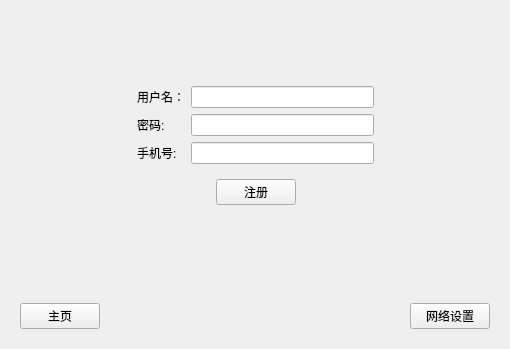
<?xml version="1.0" encoding="UTF-8"?>
<ui version="4.0">
 <class>Login</class>
 <widget class="QDialog" name="Login">
  <property name="geometry">
   <rect>
    <x>0</x>
    <y>0</y>
    <width>510</width>
    <height>349</height>
   </rect>
  </property>
  <property name="windowTitle">
   <string>Dialog</string>
  </property>
  <layout class="QVBoxLayout" name="verticalLayout_2">
   <item>
    <widget class="QStackedWidget" name="stackedWidget">
     <property name="currentIndex">
      <number>1</number>
     </property>
     <widget class="QWidget" name="page">
      <layout class="QVBoxLayout" name="verticalLayout">
       <item>
        <spacer name="verticalSpacer_2">
         <property name="orientation">
          <enum>Qt::Vertical</enum>
         </property>
         <property name="sizeHint" stdset="0">
          <size>
           <width>20</width>
           <height>40</height>
          </size>
         </property>
        </spacer>
       </item>
       <item>
        <widget class="QWidget" name="widget_3" native="true">
         <layout class="QHBoxLayout" name="horizontalLayout_2">
          <item>
           <spacer name="horizontalSpacer_3">
            <property name="orientation">
             <enum>Qt::Horizontal</enum>
            </property>
            <property name="sizeHint" stdset="0">
             <size>
              <width>78</width>
              <height>20</height>
             </size>
            </property>
           </spacer>
          </item>
          <item>
           <widget class="QWidget" name="widget" native="true">
            <layout class="QGridLayout" name="gridLayout">
             <item row="2" column="0">
              <widget class="QCheckBox" name="savePwd">
               <property name="text">
                <string>保存密码</string>
               </property>
              </widget>
             </item>
             <item row="1" column="0">
              <widget class="QLabel" name="label_2">
               <property name="text">
                <string>密码:</string>
               </property>
              </widget>
             </item>
             <item row="1" column="1">
              <widget class="QLineEdit" name="passaword"/>
             </item>
             <item row="0" column="1">
              <widget class="QLineEdit" name="userName"/>
             </item>
             <item row="3" column="0" colspan="2">
              <widget class="QWidget" name="widget_2" native="true">
               <layout class="QHBoxLayout" name="horizontalLayout">
                <item>
                 <spacer name="horizontalSpacer">
                  <property name="orientation">
                   <enum>Qt::Horizontal</enum>
                  </property>
                  <property name="sizeHint" stdset="0">
                   <size>
                    <width>68</width>
                    <height>20</height>
                   </size>
                  </property>
                 </spacer>
                </item>
                <item>
                 <widget class="QPushButton" name="loginBtn">
                  <property name="text">
                   <string>登录</string>
                  </property>
                 </widget>
                </item>
                <item>
                 <spacer name="horizontalSpacer_2">
                  <property name="orientation">
                   <enum>Qt::Horizontal</enum>
                  </property>
                  <property name="sizeHint" stdset="0">
                   <size>
                    <width>67</width>
                    <height>20</height>
                   </size>
                  </property>
                 </spacer>
                </item>
               </layout>
              </widget>
             </item>
             <item row="2" column="1">
              <widget class="QPushButton" name="regUser">
               <property name="text">
                <string>马上注册</string>
               </property>
              </widget>
             </item>
             <item row="0" column="0">
              <widget class="QLabel" name="label">
               <property name="text">
                <string>用户名：</string>
               </property>
              </widget>
             </item>
            </layout>
           </widget>
          </item>
          <item>
           <spacer name="horizontalSpacer_4">
            <property name="orientation">
             <enum>Qt::Horizontal</enum>
            </property>
            <property name="sizeHint" stdset="0">
             <size>
              <width>40</width>
              <height>20</height>
             </size>
            </property>
           </spacer>
          </item>
         </layout>
        </widget>
       </item>
       <item>
        <spacer name="verticalSpacer">
         <property name="orientation">
          <enum>Qt::Vertical</enum>
         </property>
         <property name="sizeHint" stdset="0">
          <size>
           <width>20</width>
           <height>38</height>
          </size>
         </property>
        </spacer>
       </item>
      </layout>
     </widget>
     <widget class="QWidget" name="page_2">
      <layout class="QVBoxLayout" name="verticalLayout_3">
       <item>
        <spacer name="verticalSpacer_3">
         <property name="orientation">
          <enum>Qt::Vertical</enum>
         </property>
         <property name="sizeHint" stdset="0">
          <size>
           <width>20</width>
           <height>40</height>
          </size>
         </property>
        </spacer>
       </item>
       <item>
        <widget class="QWidget" name="widget_5" native="true">
         <layout class="QHBoxLayout" name="horizontalLayout_4">
          <item>
           <spacer name="horizontalSpacer_6">
            <property name="orientation">
             <enum>Qt::Horizontal</enum>
            </property>
            <property name="sizeHint" stdset="0">
             <size>
              <width>76</width>
              <height>20</height>
             </size>
            </property>
           </spacer>
          </item>
          <item>
           <widget class="QWidget" name="widget_6" native="true">
            <layout class="QGridLayout" name="gridLayout_2">
             <item row="0" column="1">
              <widget class="QLineEdit" name="regUserName"/>
             </item>
             <item row="2" column="0">
              <widget class="QLabel" name="label_7">
               <property name="text">
                <string>手机号:</string>
               </property>
              </widget>
             </item>
             <item row="1" column="0">
              <widget class="QLabel" name="label_3">
               <property name="text">
                <string>密码:</string>
               </property>
              </widget>
             </item>
             <item row="0" column="0">
              <widget class="QLabel" name="label_4">
               <property name="text">
                <string>用户名：</string>
               </property>
              </widget>
             </item>
             <item row="1" column="1">
              <widget class="QLineEdit" name="regPassword"/>
             </item>
             <item row="3" column="0" colspan="2">
              <widget class="QWidget" name="widget_7" native="true">
               <layout class="QHBoxLayout" name="horizontalLayout_5">
                <item>
                 <spacer name="horizontalSpacer_7">
                  <property name="orientation">
                   <enum>Qt::Horizontal</enum>
                  </property>
                  <property name="sizeHint" stdset="0">
                   <size>
                    <width>70</width>
                    <height>20</height>
                   </size>
                  </property>
                 </spacer>
                </item>
                <item>
                 <widget class="QPushButton" name="registerBtn">
                  <property name="text">
                   <string>注册</string>
                  </property>
                 </widget>
                </item>
                <item>
                 <spacer name="horizontalSpacer_8">
                  <property name="orientation">
                   <enum>Qt::Horizontal</enum>
                  </property>
                  <property name="sizeHint" stdset="0">
                   <size>
                    <width>69</width>
                    <height>20</height>
                   </size>
                  </property>
                 </spacer>
                </item>
               </layout>
              </widget>
             </item>
             <item row="2" column="1">
              <widget class="QLineEdit" name="phone"/>
             </item>
            </layout>
           </widget>
          </item>
          <item>
           <spacer name="horizontalSpacer_9">
            <property name="orientation">
             <enum>Qt::Horizontal</enum>
            </property>
            <property name="sizeHint" stdset="0">
             <size>
              <width>40</width>
              <height>20</height>
             </size>
            </property>
           </spacer>
          </item>
         </layout>
        </widget>
       </item>
       <item>
        <spacer name="verticalSpacer_4">
         <property name="orientation">
          <enum>Qt::Vertical</enum>
         </property>
         <property name="sizeHint" stdset="0">
          <size>
           <width>20</width>
           <height>40</height>
          </size>
         </property>
        </spacer>
       </item>
      </layout>
     </widget>
     <widget class="QWidget" name="page_3">
      <layout class="QVBoxLayout" name="verticalLayout_4">
       <item>
        <spacer name="verticalSpacer_5">
         <property name="orientation">
          <enum>Qt::Vertical</enum>
         </property>
         <property name="sizeHint" stdset="0">
          <size>
           <width>20</width>
           <height>54</height>
          </size>
         </property>
        </spacer>
       </item>
       <item>
        <widget class="QWidget" name="widget_8" native="true">
         <layout class="QHBoxLayout" name="horizontalLayout_6">
          <item>
           <spacer name="horizontalSpacer_10">
            <property name="orientation">
             <enum>Qt::Horizontal</enum>
            </property>
            <property name="sizeHint" stdset="0">
             <size>
              <width>76</width>
              <height>20</height>
             </size>
            </property>
           </spacer>
          </item>
          <item>
           <widget class="QWidget" name="widget_9" native="true">
            <layout class="QGridLayout" name="gridLayout_3">
             <item row="1" column="1">
              <widget class="QLineEdit" name="port"/>
             </item>
             <item row="0" column="0">
              <widget class="QLabel" name="label_6">
               <property name="text">
                <string>IP地址：</string>
               </property>
              </widget>
             </item>
             <item row="0" column="1">
              <widget class="QLineEdit" name="ipAddr"/>
             </item>
             <item row="1" column="0">
              <widget class="QLabel" name="label_5">
               <property name="text">
                <string>端口号:</string>
               </property>
              </widget>
             </item>
             <item row="2" column="0" colspan="2">
              <widget class="QWidget" name="widget_10" native="true">
               <layout class="QHBoxLayout" name="horizontalLayout_7">
                <item>
                 <spacer name="horizontalSpacer_11">
                  <property name="orientation">
                   <enum>Qt::Horizontal</enum>
                  </property>
                  <property name="sizeHint" stdset="0">
                   <size>
                    <width>70</width>
                    <height>20</height>
                   </size>
                  </property>
                 </spacer>
                </item>
                <item>
                 <widget class="QPushButton" name="netOkBtn">
                  <property name="text">
                   <string>确定</string>
                  </property>
                 </widget>
                </item>
                <item>
                 <spacer name="horizontalSpacer_12">
                  <property name="orientation">
                   <enum>Qt::Horizontal</enum>
                  </property>
                  <property name="sizeHint" stdset="0">
                   <size>
                    <width>69</width>
                    <height>20</height>
                   </size>
                  </property>
                 </spacer>
                </item>
               </layout>
              </widget>
             </item>
            </layout>
           </widget>
          </item>
          <item>
           <spacer name="horizontalSpacer_13">
            <property name="orientation">
             <enum>Qt::Horizontal</enum>
            </property>
            <property name="sizeHint" stdset="0">
             <size>
              <width>40</width>
              <height>20</height>
             </size>
            </property>
           </spacer>
          </item>
         </layout>
        </widget>
       </item>
       <item>
        <spacer name="verticalSpacer_6">
         <property name="orientation">
          <enum>Qt::Vertical</enum>
         </property>
         <property name="sizeHint" stdset="0">
          <size>
           <width>20</width>
           <height>53</height>
          </size>
         </property>
        </spacer>
       </item>
      </layout>
     </widget>
    </widget>
   </item>
   <item>
    <widget class="QWidget" name="widget_4" native="true">
     <layout class="QHBoxLayout" name="horizontalLayout_3">
      <item>
       <widget class="QPushButton" name="homeBtn">
        <property name="text">
         <string>主页</string>
        </property>
       </widget>
      </item>
      <item>
       <spacer name="horizontalSpacer_5">
        <property name="orientation">
         <enum>Qt::Horizontal</enum>
        </property>
        <property name="sizeHint" stdset="0">
         <size>
          <width>273</width>
          <height>20</height>
         </size>
        </property>
       </spacer>
      </item>
      <item>
       <widget class="QPushButton" name="netSetBtn">
        <property name="text">
         <string>网络设置</string>
        </property>
       </widget>
      </item>
     </layout>
    </widget>
   </item>
  </layout>
 </widget>
 <resources/>
 <connections/>
</ui>
